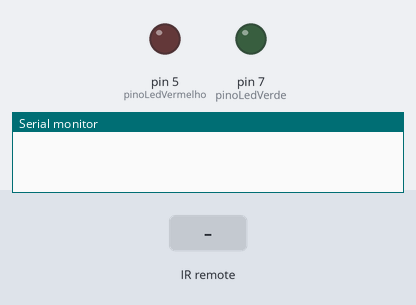
Recording of a sketch running on a simulated Arduino Uno, built with avr-gcc and run on an emulated ATmega328P. Parts: output pins drawn as LEDs (lit = HIGH), the last lines printed to the serial monitor. The inputs (shaded band) are chosen by the test bench.

Above: at 1.2 s.
1.3 s: infrared code 0xFF30CF received
At 2.3 s:
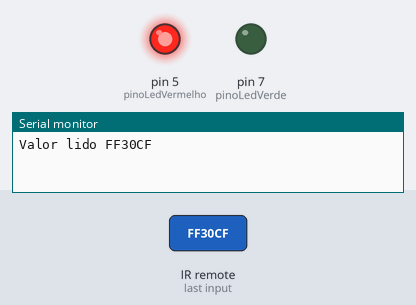
2.8 s: infrared code 0xFF10EF received
At 3.4 s:
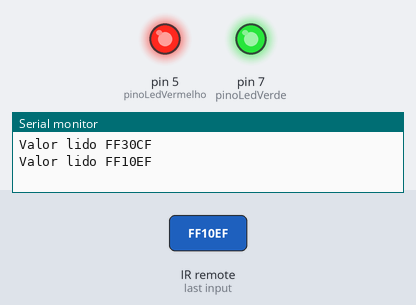
4.3 s: infrared code 0xFF18E7 received
At 4.6 s:
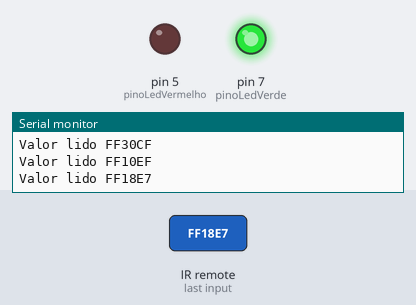
Timing chart, 0 to 7.3 s (numbered marks = the images above; inputs shaded):
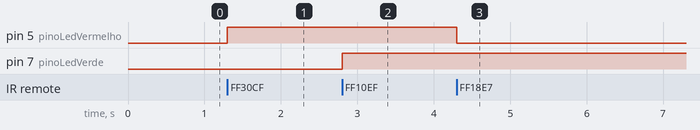

The sketch:

controleIR.ino
```cpp
//Programa: Teste Controle Remoto IR

#include <IRremote.h> //inclui biblioteca do controle remoto IR

int RECV_PIN = 11;
float armazenaValor;
int pinoLedVermelho = 5;
int pinoLedVerde = 7;

IRrecv irrecv(RECV_PIN);
decode_results results;

void setup() {
  pinMode(pinoLedVermelho, OUTPUT);
  pinMode(pinoLedVerde, OUTPUT);
  Serial.begin(9600);
  irrecv.enableIRIn(); //Inicializa o receptor IR
}

void loop() {
  if (irrecv.decode(&results)) {
    Serial.print("Valor lido ");
    Serial.println(results.value, HEX);
    armazenaValor = (results.value);
    if (armazenaValor == 0xFF30CF) { //Verifica se a tecla 1 foi acionada
      digitalWrite(pinoLedVermelho, HIGH); //Acende o led vermelho
    }
    if (armazenaValor == 0xFF18E7) { //Verifica se a tecla 2 foi acionada
      digitalWrite(pinoLedVermelho, LOW); //Apaga o led vemelho
    }
    if (armazenaValor == 0xFF10EF) { //Verifica se a tecla 4 foi acionada
      digitalWrite(pinoLedVerde, HIGH); //Acende o led verde
    }
    if (armazenaValor == 0xFF38C7) { //Verifica se a tecla 5 foi acionada
      digitalWrite(pinoLedVerde, LOW); //Apaga o led verde
    }
    if (armazenaValor == 0xFF52AD) { //Verifica se a tecla 9 foi acionada
      digitalWrite(pinoLedVermelho, LOW); //Apaga todos os leds
      digitalWrite(pinoLedVerde, LOW);
    }
    irrecv.resume(); //Le o próximo valor
  }
}
```

Measured:
- after the input at 1.3 s, pin 5 (pinoLedVermelho): LOW → HIGH at once
- after the input at 2.8 s, pin 7 (pinoLedVerde): LOW → HIGH at once
- after the input at 4.3 s, pin 5 (pinoLedVermelho): HIGH → LOW at once
